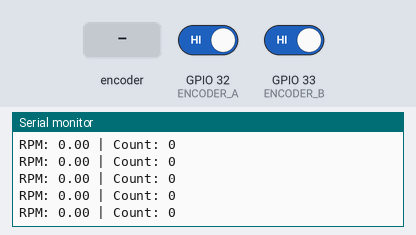
A sketch run on a simulated ESP32. On the bench: the last lines printed to the serial monitor. The inputs (shaded band) are chosen by the test bench; at power-on: GPIO 32 (ENCODER_A) HIGH, GPIO 33 (ENCODER_B) HIGH. WiFi joins after 1.5 s; servers stay silent unless stated; the ROS host is connected and sends only what is stated.

Above: at 2.7 s.
2.8 s: rotary encoder on GPIO 32 (ENCODER_A) / GPIO 33 (ENCODER_B) turned 1 step (first pin leading)
At 3.04 s:
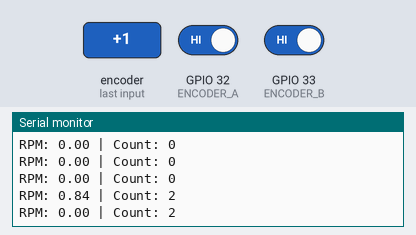
4.5 s: rotary encoder on GPIO 32 (ENCODER_A) / GPIO 33 (ENCODER_B) turned 1 step (first pin leading)
At 4.57 s:
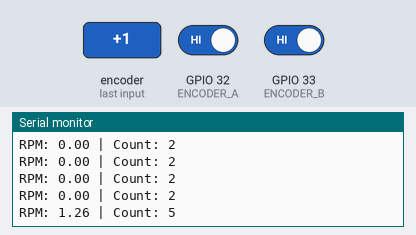
Timing chart, 0 to 7.5 s (numbered marks = the images above; inputs shaded):
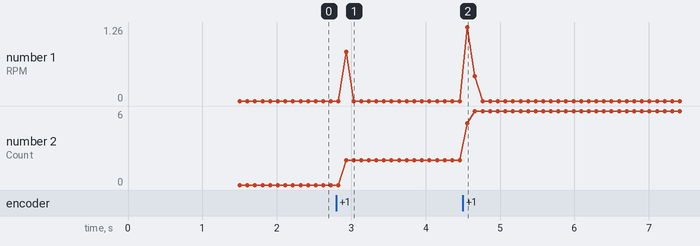

The sketch:

read_ppr_espwifi.ino
```cpp
#include <WiFi.h>
#include <ros.h>
#include <std_msgs/Float32.h>
#include <std_msgs/Int32.h>

// ===== WIFI =====
const char* ssid = "testing";
const char* password = "44444444";

IPAddress server(10,30,63,114);
uint16_t serverPort = 11411;

// ===== ROS =====
ros::NodeHandle nh;

// rpm
std_msgs::Float32 rpm_msg;
ros::Publisher pub_rpm("rpm", &rpm_msg);

// ppr
std_msgs::Int32 count_msg;
ros::Publisher pub_count("count", &count_msg);

// ===== ENCODER =====
#define ENCODER_A 32
#define ENCODER_B 33
#define PPR 1430

volatile long encoderCount = 0;
volatile int lastEncoded = 0;
long lastCount = 0;

// ===== TIMER =====
unsigned long lastTime = 0;

// ===== ENCODER ISR =====
void IRAM_ATTR encoderISR() {
  int A = digitalRead(ENCODER_A);
  int B = digitalRead(ENCODER_B);

  int encoded = (A << 1) | B;
  int sum = (lastEncoded << 2) | encoded;

  if (sum == 0b1101 || sum == 0b0100 || sum == 0b0010 || sum == 0b1011)
    encoderCount++;

  if (sum == 0b1110 || sum == 0b0111 || sum == 0b0001 || sum == 0b1000)
    encoderCount--;

  lastEncoded = encoded;
}

void setup() {
  Serial.begin(115200);

  // ===== WIFI =====
  WiFi.begin(ssid, password);
  while (WiFi.status() != WL_CONNECTED) {
    delay(500);
    Serial.print(".");
  }

  Serial.println("\nWiFi Connected");
  Serial.println(WiFi.localIP());

  // ===== ROS =====
  nh.getHardware()->setConnection(server, serverPort);
  nh.initNode();
  nh.advertise(pub_rpm);
  nh.advertise(pub_count);

  // ===== ENCODER =====
  pinMode(ENCODER_A, INPUT);
  pinMode(ENCODER_B, INPUT);

  attachInterrupt(digitalPinToInterrupt(ENCODER_A), encoderISR, CHANGE);
  attachInterrupt(digitalPinToInterrupt(ENCODER_B), encoderISR, CHANGE);
}

void loop() {
  nh.spinOnce();

  if (millis() - lastTime > 100) {

    long countNow = encoderCount;
    long delta = countNow - lastCount;
    lastCount = countNow;

    float rpm = (delta * 600.0) / PPR;

    // ===== publish RPM =====
    rpm_msg.data = rpm;
    pub_rpm.publish(&rpm_msg);

    // ===== publish COUNT =====
    count_msg.data = countNow;
    pub_count.publish(&count_msg);

    // ===== debug serial =====
    Serial.print("RPM: ");
    Serial.print(rpm);
    Serial.print(" | Count: ");
    Serial.println(countNow);

    lastTime = millis();
  }

  delay(1);
}
```

Measured:
- after the input at 2.8 s, the serial monitor: prints a new line after 0.13 s (image 1)
- after the input at 4.5 s, the serial monitor: prints a new line after 0.06 s (image 2)
- plotted number 2: 0 → 2 after the input at 2.8 s, 2 → 6 after the input at 4.5 s
